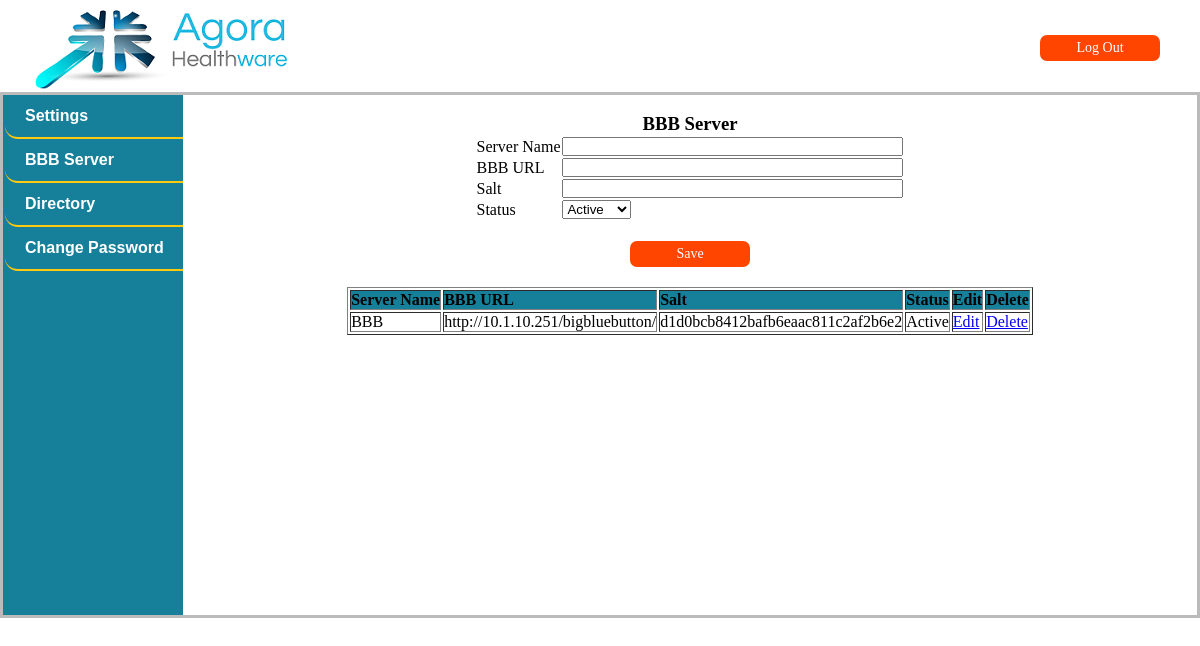
Screenshot of /server.php (signed in) with the database file from the repository.
### tables this page shows
CREATE TABLE `servers` (
  `id` int(11) NOT NULL AUTO_INCREMENT,
  `name` varchar(255) DEFAULT NULL,
  `url` varchar(255) DEFAULT NULL,
  `salt` varchar(255) DEFAULT NULL,
  `version` varchar(255) DEFAULT NULL,
  `created_at` datetime DEFAULT NULL,
  `updated_at` datetime DEFAULT NULL,
  `param` varchar(255) DEFAULT NULL,
  `status` int(1) DEFAULT NULL,
  PRIMARY KEY (`id`)
);

### classes/DBAccess.php (called while the page is built, shortened)
<?php
    class DBAccess{
        public function getAllServers(){
            $sql="select * from servers";
            return(mysql_query($sql));
        }
        public function checkServerInUse($id){
            $flag=false;
            $sql="select * from meetings where server_id=".$id;
            $result=mysql_query($sql);
            $count=mysql_num_rows($result);
            return $flag;
        }
    }
?>

### server.php (the view, shortened to what this page needs)
<?php
    require_once('classes/DBAccess.php');
    $dbAccess = new DBAccess();
    $result=$dbAccess->getAllServers();
?>
<!doctype html>
<html lang="en">
    <head>
        <link rel="stylesheet" type="text/css" href="css/Style.css"/>
        <link rel="icon" href="favicon.ico" type="image/x-icon" /
        <link rel="stylesheet" href="http://code.jquery.com/ui/1.9.1/themes/base/jquery-ui.css" />
        <link rel="stylesheet" type="text/css" href="css/jquery.alerts.css" media="screen" />
        <link rel="stylesheet" type="text/css" href="css/rhd.css"/>
    </head>
    <body>
        <?php include_once 'assets/main/HeaderNew.php'; ?>
        <?php include_once 'assets/main/LeftSideNew.php'; ?>
        <div id="rightform">
            <br>
            <h3 style="text-align: center;">BBB Server</h3>
            <form method="post" action="" name="frm" onsubmit="return server();">
                <table align="center" class="rightform">
                    <tr><td>Server Name</td><td><input type="text" name="server_name"  size="40" maxlength="250"></td></tr>
                    <tr><td>BBB URL</td><td><input type="text" name="url" size="40" maxlength="250"></td></tr>
                    <tr><td>Salt</td><td><input type="text" name="salt"  size="40" maxlength="250"></td></tr>
                    <tr><td>Status</td><td>
                        <select name="status">
                            <option value="1">Active</option>
                        </select>
                    </td></tr>
                    <tr><td align="center" colspan="2">&nbsp;</td></tr>
                    <tr><td align="center" colspan="2"><input type="submit" name="submit" value="Save" class="Btn"></td></tr>
                </table>
            </form>
            <br>
            <table align="center" class="rightform" border="1">
            <tr><th>Server Name</th><th>BBB URL</th><th>Salt</th><th>Status</th><th>Edit</th><th>Delete</th></tr>
            <?php
                while($row=mysql_fetch_array($result)){
                    echo "<tr>";
                    echo "<td>".$row['name']."</td>";
                    echo "<td>".$row['url']."</td>";
                    echo "<td>".$row['salt']."</td>";
                    $status=array("Passive","Active");
                    echo "<td>".$status[$row['status']]."</td>";
                    echo "<td><a href='editserver.php?id=".$row['id']."'>Edit</a></td>";
                    echo "<td>";
                    if(!$dbAccess->checkServerInUse($row['id'])){
                        echo "<a href='#' onclick='deleteConfirm(".$row['id'].")' >Delete</a>";
                    }else{
                        echo "In Use";
                    }
                    echo "</td>";
                    echo "</tr>";
                }
            ?>
            </table>
        </div>
    </body>
    </html>

### css/Style.css (style rules this page uses)
* { margin: 0px; padding: 0px; }
.Btn { border-radius: 7px; display: block; text-align: center; background-color: orangered; width: 120px; height: 26px; color: white; font-size: 14px; font-family: Tahoma; border-style: hidden; }
#rightform { min-height: 520px; color:#000; background-color: #fff; text-align: center; }
.rightform { text-align: left; min-width: 30%; margin: 0px auto; }
th { background-color: #16809A; }

### rows the page displays
servers: name "BBB", url "http://10.1.10.251/bigbluebutton/", salt "d1d0bcb8412bafb6eaac811c2af2b6e2", status "Active"
